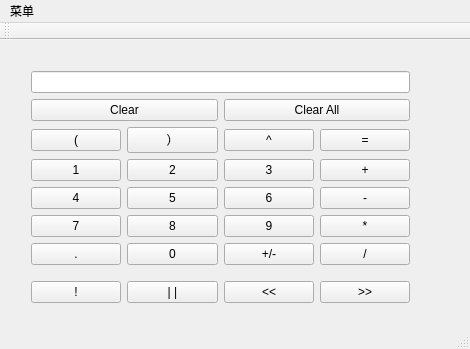
<?xml version="1.0" encoding="UTF-8"?>
<ui version="4.0">
 <class>MainWindow</class>
 <widget class="QMainWindow" name="MainWindow">
  <property name="geometry">
   <rect>
    <x>0</x>
    <y>0</y>
    <width>470</width>
    <height>349</height>
   </rect>
  </property>
  <property name="windowTitle">
   <string>MainWindow</string>
  </property>
  <widget class="QWidget" name="centralWidget">
   <widget class="QWidget" name="">
    <property name="geometry">
     <rect>
      <x>20</x>
      <y>10</y>
      <width>401</width>
      <height>274</height>
     </rect>
    </property>
    <layout class="QGridLayout" name="gridLayout_3">
     <item row="0" column="0" colspan="4">
      <layout class="QVBoxLayout" name="verticalLayout">
       <item>
        <widget class="QLineEdit" name="le_show"/>
       </item>
       <item>
        <layout class="QGridLayout" name="gridLayout_2">
         <item row="0" column="1">
          <widget class="QPushButton" name="btn_clear">
           <property name="text">
            <string>Clear All</string>
           </property>
          </widget>
         </item>
         <item row="1" column="0" colspan="2">
          <layout class="QGridLayout" name="gridLayout">
           <item row="0" column="0">
            <widget class="QPushButton" name="btn_left">
             <property name="text">
              <string>(</string>
             </property>
            </widget>
           </item>
           <item row="0" column="1">
            <widget class="QPushButton" name="btn_right">
             <property name="text">
              <string>）</string>
             </property>
            </widget>
           </item>
           <item row="0" column="2">
            <widget class="QPushButton" name="btn_mul">
             <property name="text">
              <string>^</string>
             </property>
            </widget>
           </item>
           <item row="0" column="3">
            <widget class="QPushButton" name="btn_equal">
             <property name="text">
              <string>=</string>
             </property>
            </widget>
           </item>
           <item row="1" column="0">
            <widget class="QPushButton" name="btn_1">
             <property name="text">
              <string>1</string>
             </property>
            </widget>
           </item>
           <item row="1" column="1">
            <widget class="QPushButton" name="btn_2">
             <property name="text">
              <string>2</string>
             </property>
            </widget>
           </item>
           <item row="1" column="2">
            <widget class="QPushButton" name="btn_3">
             <property name="text">
              <string>3</string>
             </property>
            </widget>
           </item>
           <item row="1" column="3">
            <widget class="QPushButton" name="btn_add">
             <property name="text">
              <string>+</string>
             </property>
            </widget>
           </item>
           <item row="2" column="0">
            <widget class="QPushButton" name="btn_4">
             <property name="text">
              <string>4</string>
             </property>
            </widget>
           </item>
           <item row="2" column="1">
            <widget class="QPushButton" name="btn_5">
             <property name="text">
              <string>5</string>
             </property>
            </widget>
           </item>
           <item row="2" column="2">
            <widget class="QPushButton" name="btn_6">
             <property name="text">
              <string>6</string>
             </property>
            </widget>
           </item>
           <item row="2" column="3">
            <widget class="QPushButton" name="btn_sub">
             <property name="text">
              <string>-</string>
             </property>
            </widget>
           </item>
           <item row="3" column="0">
            <widget class="QPushButton" name="btn_7">
             <property name="text">
              <string>7</string>
             </property>
            </widget>
           </item>
           <item row="3" column="1">
            <widget class="QPushButton" name="btn_8">
             <property name="text">
              <string>8</string>
             </property>
            </widget>
           </item>
           <item row="3" column="2">
            <widget class="QPushButton" name="btn_9">
             <property name="text">
              <string>9</string>
             </property>
            </widget>
           </item>
           <item row="3" column="3">
            <widget class="QPushButton" name="btn_multiply">
             <property name="text">
              <string>*</string>
             </property>
            </widget>
           </item>
           <item row="4" column="0">
            <widget class="QPushButton" name="btn_point">
             <property name="text">
              <string>.</string>
             </property>
            </widget>
           </item>
           <item row="4" column="1">
            <widget class="QPushButton" name="btn_0">
             <property name="text">
              <string>0</string>
             </property>
            </widget>
           </item>
           <item row="4" column="2">
            <widget class="QPushButton" name="pushButton_18">
             <property name="text">
              <string>+/-</string>
             </property>
            </widget>
           </item>
           <item row="4" column="3">
            <widget class="QPushButton" name="btn_divide">
             <property name="text">
              <string>/</string>
             </property>
            </widget>
           </item>
          </layout>
         </item>
         <item row="0" column="0">
          <widget class="QPushButton" name="btn_back">
           <property name="text">
            <string>Clear</string>
           </property>
          </widget>
         </item>
        </layout>
       </item>
      </layout>
     </item>
     <item row="1" column="0">
      <widget class="QPushButton" name="btn_qufan">
       <property name="text">
        <string>!</string>
       </property>
      </widget>
     </item>
     <item row="1" column="1">
      <widget class="QPushButton" name="btn_jueduizhi">
       <property name="text">
        <string>| |</string>
       </property>
      </widget>
     </item>
     <item row="1" column="2">
      <widget class="QPushButton" name="pushButton_3">
       <property name="text">
        <string>&lt;&lt;</string>
       </property>
      </widget>
     </item>
     <item row="1" column="3">
      <widget class="QPushButton" name="pushButton_4">
       <property name="text">
        <string>&gt;&gt;</string>
       </property>
      </widget>
     </item>
    </layout>
   </widget>
  </widget>
  <widget class="QMenuBar" name="menuBar">
   <property name="geometry">
    <rect>
     <x>0</x>
     <y>0</y>
     <width>470</width>
     <height>26</height>
    </rect>
   </property>
   <widget class="QMenu" name="menu">
    <property name="title">
     <string>菜单</string>
    </property>
    <addaction name="action_V"/>
   </widget>
   <addaction name="menu"/>
  </widget>
  <widget class="QToolBar" name="mainToolBar">
   <attribute name="toolBarArea">
    <enum>TopToolBarArea</enum>
   </attribute>
   <attribute name="toolBarBreak">
    <bool>false</bool>
   </attribute>
  </widget>
  <widget class="QStatusBar" name="statusBar"/>
  <action name="action_V">
   <property name="checkable">
    <bool>true</bool>
   </property>
   <property name="text">
    <string>粘贴(&amp;V)</string>
   </property>
  </action>
 </widget>
 <layoutdefault spacing="6" margin="11"/>
 <resources/>
 <connections/>
</ui>
